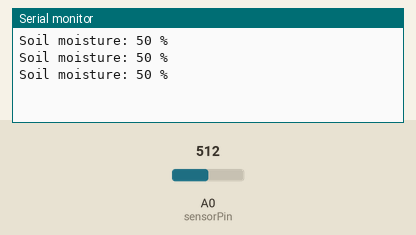
This sketch was run on a simulated Arduino Uno, built with avr-gcc and run on an emulated ATmega328P. Shown: the last lines printed to the serial monitor. The test bench sets the inputs (shaded band); at power-on: A0 (sensorPin) = 512.

Above: at 1.7 s.
1.8 s: A0 (sensorPin) set to 716
At 2.4 s:
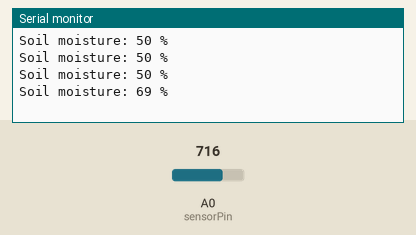
3.3 s: A0 (sensorPin) set to 900
At 3.9 s:
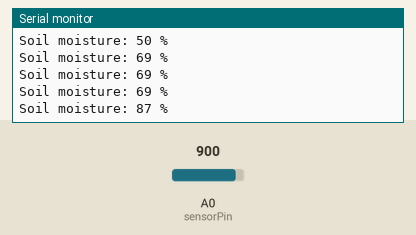
Timing chart, 0 to 6.3 s (numbered marks = the images above; inputs shaded):
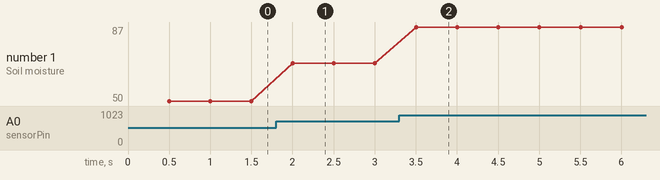

Measured:
- after the input at 1.8 s, the serial monitor: prints a new line after 0.20 s (image 1)
- after the input at 3.3 s, the serial monitor: prints a new line after 0.20 s (image 2)
- plotted number 1: 50 → 69 after the input at 1.8 s, 69 → 87 after the input at 3.3 s

The sketch:

04_Soil_moisture_sensor.ino
```cpp
/*
 * Soil Moisture Sensor Module
 * เซ็นเซอร์วัดความชื้นในดิน
 * ใช้วัดความชื่นในดิน โดยการวัดค่าความต้านทานระหว่างอิเล็กโทรดที่ขาเซ็นเซอร์ทั้งสองขาที่ชุบโลหะไว้
 *
 * ใช้ขา Analog = A0, 5V, GND
 *
 * http://www.arduino.codemobiles.com/product/174/เซ็นเซอร์วัดความชื้นในดิน-soil-moisture-sensor
 */

int sensorPin = A0;


void setup() {
  Serial.begin(9600);
  delay(500);
  }

void loop() {

  int sensorValue;
  sensorValue = analogRead(sensorPin);
  sensorValue = map(sensorValue, 0, 1023, 0, 100);    //ใช้คำสั่ง map แปลงค่าจาก 0-1023 มาเป็น 0-100 เพื่อแปลงเป็น %
  Serial.print("Soil moisture: ");
  Serial.print(sensorValue);
  Serial.println(" %");

  delay(500);
}
```
